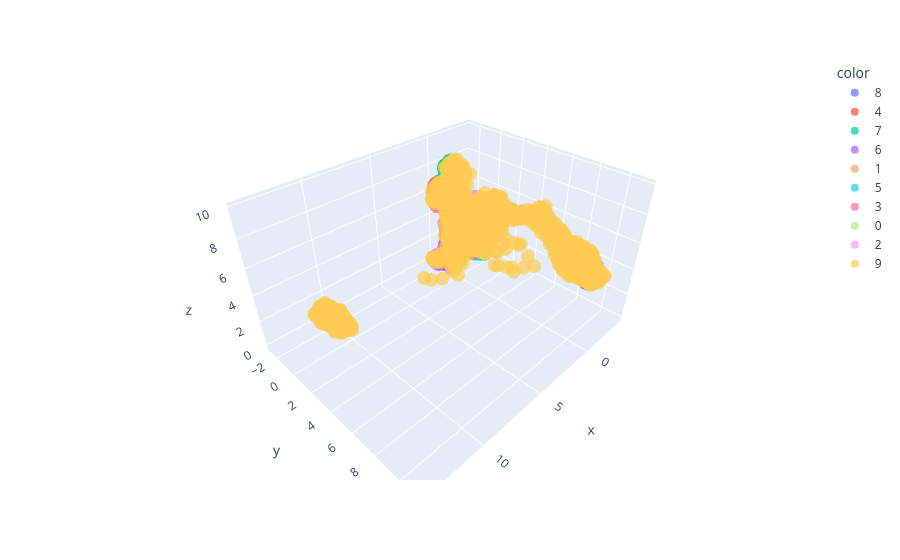

The cell this chart's notebook holds for it:
### Code cell
test_cifar9_features_u_with_target_u = np.vstack((test_cifar9_features_u, train_target_u))


print(f"Проецирование всех test данных c target классом ({target}):")
plot_embedding_3d(test_cifar9_features_u_with_target_u, test_cifar9_gt_preds_with_target.astype(str))

### Figure 1 — Plotly figure (JSON) as saved in the notebook; plotly's stock layout.template omitted (floating-point values rounded to 4 significant figures; data arrays with more than 128 entries replaced by an {"elided": "..."} marker saying what was removed)
{"data": [{"hovertemplate": "color=8<br>x=%{x}<br>y=%{y}<br>z=%{z}<extra></extra>", "legendgroup": "8", "marker": {"color": "#636efa", "opacity": 0.7, "symbol": "circle"}, "mode": "markers", "name": "8", "scene": "scene", "showlegend": true, "type": "scatter3d", "x": {"elided": "267 float values"}, "y": {"elided": "267 float values"}, "z": {"elided": "267 float values"}}, {"hovertemplate": "color=4<br>x=%{x}<br>y=%{y}<br>z=%{z}<extra></extra>", "legendgroup": "4", "marker": {"color": "#EF553B", "opacity": 0.7, "symbol": "circle"}, "mode": "markers", "name": "4", "scene": "scene", "showlegend": true, "type": "scatter3d", "x": {"elided": "273 float values"}, "y": {"elided": "273 float values"}, "z": {"elided": "273 float values"}}, {"hovertemplate": "color=7<br>x=%{x}<br>y=%{y}<br>z=%{z}<extra></extra>", "legendgroup": "7", "marker": {"color": "#00cc96", "opacity": 0.7, "symbol": "circle"}, "mode": "markers", "name": "7", "scene": "scene", "showlegend": true, "type": "scatter3d", "x": {"elided": "242 float values"}, "y": {"elided": "242 float values"}, "z": {"elided": "242 float values"}}, {"hovertemplate": "color=6<br>x=%{x}<br>y=%{y}<br>z=%{z}<extra></extra>", "legendgroup": "6", "marker": {"color": "#ab63fa", "opacity": 0.7, "symbol": "circle"}, "mode": "markers", "name": "6", "scene": "scene", "showlegend": true, "type": "scatter3d", "x": {"elided": "243 float values"}, "y": {"elided": "243 float values"}, "z": {"elided": "243 float values"}}, {"hovertemplate": "color=1<br>x=%{x}<br>y=%{y}<br>z=%{z}<extra></extra>", "legendgroup": "1", "marker": {"color": "#FFA15A", "opacity": 0.7, "symbol": "circle"}, "mode": "markers", "name": "1", "scene": "scene", "showlegend": true, "type": "scatter3d", "x": {"elided": "237 float values"}, "y": {"elided": "237 float values"}, "z": {"elided": "237 float values"}}, {"hovertemplate": "color=5<br>x=%{x}<br>y=%{y}<br>z=%{z}<extra></extra>", "legendgroup": "5", "marker": {"color": "#19d3f3", "opacity": 0.7, "symbol": "circle"}, "mode": "markers", "name": "5", "scene": "scene", "showlegend": true, "type": "scatter3d", "x": {"elided": "248 float values"}, "y": {"elided": "248 float values"}, "z": {"elided": "248 float values"}}, {"hovertemplate": "color=3<br>x=%{x}<br>y=%{y}<br>z=%{z}<extra></extra>", "legendgroup": "3", "marker": {"color": "#FF6692", "opacity": 0.7, "symbol": "circle"}, "mode": "markers", "name": "3", "scene": "scene", "showlegend": true, "type": "scatter3d", "x": {"elided": "257 float values"}, "y": {"elided": "257 float values"}, "z": {"elided": "257 float values"}}, {"hovertemplate": "color=0<br>x=%{x}<br>y=%{y}<br>z=%{z}<extra></extra>", "legendgroup": "0", "marker": {"color": "#B6E880", "opacity": 0.7, "symbol": "circle"}, "mode": "markers", "name": "0", "scene": "scene", "showlegend": true, "type": "scatter3d", "x": {"elided": "234 float values"}, "y": {"elided": "234 float values"}, "z": {"elided": "234 float values"}}, {"hovertemplate": "color=2<br>x=%{x}<br>y=%{y}<br>z=%{z}<extra></extra>", "legendgroup": "2", "marker": {"color": "#FF97FF", "opacity": 0.7, "symbol": "circle"}, "mode": "markers", "name": "2", "scene": "scene", "showlegend": true, "type": "scatter3d", "x": {"elided": "249 float values"}, "y": {"elided": "249 float values"}, "z": {"elided": "249 float values"}}, {"hovertemplate": "color=9<br>x=%{x}<br>y=%{y}<br>z=%{z}<extra></extra>", "legendgroup": "9", "marker": {"color": "#FECB52", "opacity": 0.7, "symbol": "circle"}, "mode": "markers", "name": "9", "scene": "scene", "showlegend": true, "type": "scatter3d", "x": {"elided": "4250 float values"}, "y": {"elided": "4250 float values"}, "z": {"elided": "4250 float values"}}], "layout": {"legend": {"title": {"text": "color"}, "tracegroupgap": 0}, "margin": {"t": 60}, "scene": {"domain": {"x": [0, 1], "y": [0, 1]}, "xaxis": {"title": {"text": "x"}}, "yaxis": {"title": {"text": "y"}}, "zaxis": {"title": {"text": "z"}}}}}
